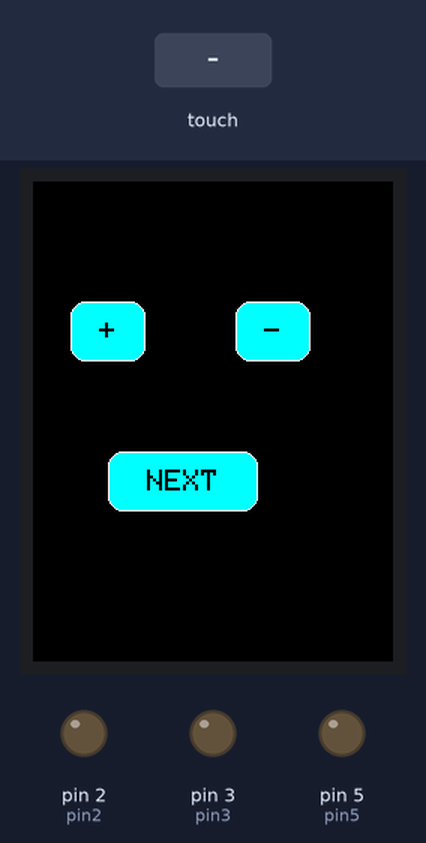
The sketch below on a simulated Arduino Uno, built with avr-gcc and run on an emulated ATmega328P. On the bench: 240×320 colour display, output pins drawn as LEDs (lit = HIGH). The test bench sets the inputs (shaded band). Pins used as bus, display or sensor lines are not drawn; what the sketch prints to the serial monitor is not drawn.

Above: at 0.25 s.
At 1.4 s:
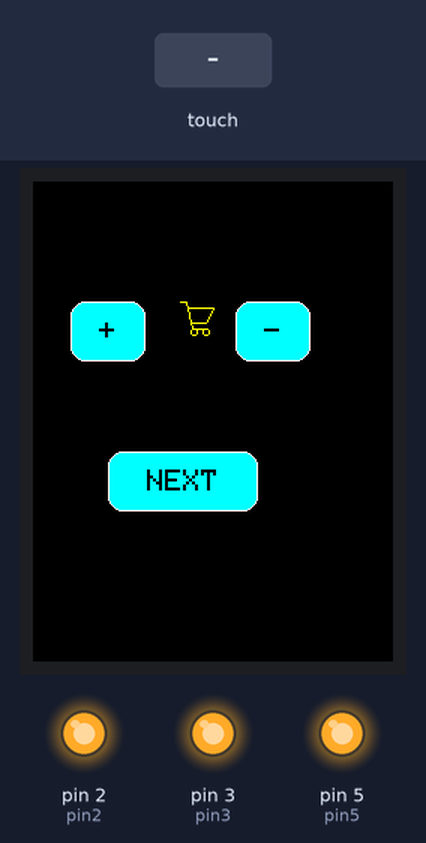
1.5 s: touch panel pressed at 13 % / 30 % of its raw x / y range
At 2.6 s:
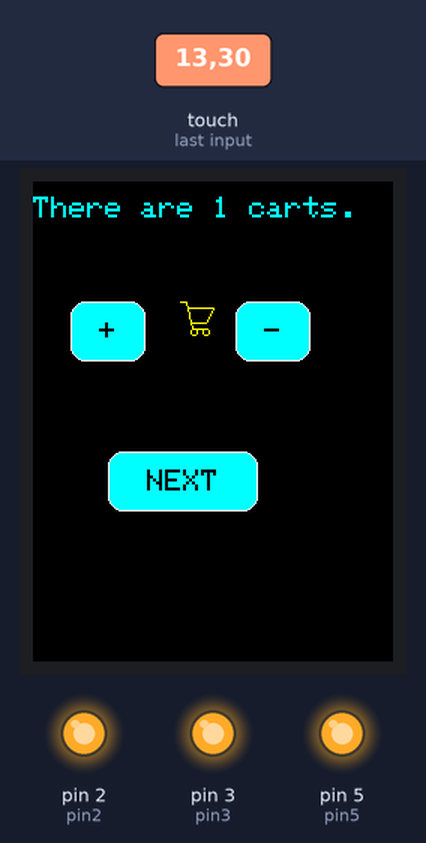
3.1 s: touch panel pressed at 62 % / 30 % of its raw x / y range
Timing chart, 0 to 6.1 s (numbered marks = the images above; inputs shaded):
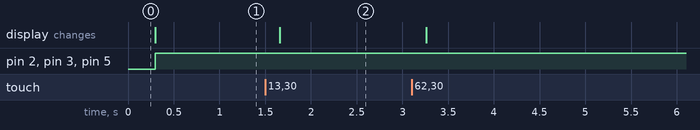

Measured:
- after the input at 1.5 s, the display: changes after 0.16 s (image 2)

The sketch:

cart_log_selection.ino
```cpp
#if 1

#include <Adafruit_GFX.h>
#include <MCUFRIEND_kbv.h>
MCUFRIEND_kbv tft;
#include <TouchScreen.h>
#define MINPRESSURE 200
#define MAXPRESSURE 1000

//MARK: SCREEN CALIBRATION
//----------------------------------
// ALL Touch panels and wiring is DIFFERENT
// copy-paste results from TouchScreen_Calibr_native.ino
const int XP = 8, XM = A2, YP = A3, YM = 9; //240x320 ID=0x9341
const int TS_LEFT = 120, TS_RT = 933, TS_TOP = 66, TS_BOT = 885;
const int tx1 = 1, tx2 = 2, tx3 = 3;

TouchScreen ts = TouchScreen(XP, YP, XM, YM, 300);

//MARK: DECLARE VARIABLES
const int pin2 = 2, pin3 = 3, pin5 = 5;
int number_of_carts = 0; //Number of carts

Adafruit_GFX_Button cart_increase_btn, cart_decrease_btn, next_screen_btn, log1_btn, log2_btn, log3_btn;

int pixel_x, pixel_y;     //Touch_getXY() updates global vars
bool Touch_getXY(void)
{
  TSPoint p = ts.getPoint();
  pinMode(YP, OUTPUT);      //restore shared pins
  pinMode(XM, OUTPUT);
  digitalWrite(YP, HIGH);   //because TFT control pins
  digitalWrite(XM, HIGH);
  bool pressed = (p.z > MINPRESSURE && p.z < MAXPRESSURE);
  if (pressed) {
    pixel_x = map(p.x, TS_LEFT, TS_RT, 0, tft.width()); //.kbv makes sense to me
    pixel_y = map(p.y, TS_TOP, TS_BOT, 0, tft.height());
  }
  return pressed;
}

#define BLACK   0x0000
#define BLUE    0x001F
#define RED     0xF800
#define GREEN   0x07E0
#define CYAN    0x07FF
#define MAGENTA 0xF81F
#define YELLOW  0xFFE0
#define WHITE   0xFFFF

void setup(void)
{
  //LCD SETUP
  Serial.begin(9600);
  uint16_t ID = tft.readID();
  Serial.print("Show BMP files on TFT with ID:0x");
  Serial.println(ID, HEX);
  if (ID == 0x0D3D3) ID = 0x9481;
  tft.begin(ID);

  //    SETUP PINS
  pinMode(pin2, OUTPUT);
  pinMode(pin3, OUTPUT);
  pinMode(pin5, OUTPUT);


  //MARK: SETUP CART IMAGE
  tft.fillScreen(BLACK);

  //  MARK: SCREEN ONE SETUP
  //    uint16_t ID = tft.readID();
  Serial.print("TFT ID = 0x");
  Serial.println(ID, HEX);
  Serial.println("Calibrate for your Touch Panel");
  cart_increase_btn.initButton(&tft, 50, 100, 50, 40, WHITE, CYAN, BLACK, "+", 2);
  cart_decrease_btn.initButton(&tft, 160, 100, 50, 40, WHITE, CYAN, BLACK, "-", 2);
  next_screen_btn.initButton(&tft, 100, 200, 100, 40, WHITE, CYAN, BLACK, "NEXT", 2);
  next_screen_btn.drawButton(false);
  cart_increase_btn.drawButton(false);
  cart_decrease_btn.drawButton(false);

  delay(50);
}

void loop(void)
{
  digitalWrite(pin2, HIGH);
  digitalWrite(pin3, HIGH);
  digitalWrite(pin5, HIGH);

  //  MARK: SCREEN ONE ACTIONS
  bool first_screen_touch = Touch_getXY();
  next_screen_btn.press(first_screen_touch && next_screen_btn.contains(pixel_x, pixel_y));
  cart_increase_btn.press(first_screen_touch && cart_increase_btn.contains(pixel_x, pixel_y));
  cart_decrease_btn.press(first_screen_touch && cart_decrease_btn.contains(pixel_x, pixel_y));

  //DRAW SHOPPING CART
  tft.drawLine(98, 80, 102, 80, YELLOW);
  tft.drawLine(102, 80, 106, 98, YELLOW);
  tft.drawLine(103, 84, 120, 84, YELLOW);
  tft.drawLine(105, 94, 115, 94, YELLOW);
  tft.drawLine(120, 84, 115, 94, YELLOW);
  tft.drawLine(106, 98, 115, 98, YELLOW);
  tft.drawCircle(107, 100, 2, YELLOW);
  tft.drawCircle(115, 100, 2, YELLOW);


  if (cart_increase_btn.justReleased()) {
    number_of_carts++;


    tft.setTextColor(BLACK, CYAN);
    tft.setTextColor(CYAN, BLACK);
    tft.setTextSize(2);
    tft.setCursor(0, 10);
    tft.println("There are " +  String(number_of_carts)  + " carts.");
  }
  if (cart_decrease_btn.justReleased()) {
    number_of_carts--;
    tft.setTextColor(BLACK, CYAN);

    tft.setTextColor(CYAN, BLACK);
    tft.setTextSize(2);
    tft.setCursor(0, 10);
    tft.println("There are " +  String(number_of_carts)  + " carts.");
  }


  if (next_screen_btn.justReleased())
  {
    tft.fillScreen(BLACK);
    log1_btn.initButton(&tft,  100, 200, 100, 40, WHITE, CYAN, BLACK, "LOG1", 2);
    log2_btn.initButton(&tft, 100, 240, 100, 40, WHITE, CYAN, BLACK, "LOG2", 2);
    log3_btn.initButton(&tft, 100, 280, 100, 40, WHITE, CYAN, BLACK, "LOG3", 2);
    log1_btn.drawButton(false);
    log2_btn.drawButton(false);
    log3_btn.drawButton(false);
//    tft.fillRect(40, 80, 160, 80, RED);
    tft.setTextColor(CYAN);
    tft.setTextSize(2);
    tft.setCursor(0, 10);
    tft.println("Hello, there are " +  String(number_of_carts)  + " carts. Select disinfectant level");
  }
  if (next_screen_btn.justPressed()) {
    Serial.println("PRESSED");
  }


  // MARK: SCREEN TWO ACTIONS
  bool down = Touch_getXY();
  log1_btn.press(down && log1_btn.contains(pixel_x, pixel_y));
  log2_btn.press(down && log2_btn.contains(pixel_x, pixel_y));
  log3_btn.press(down && log3_btn.contains(pixel_x, pixel_y));
  if (log1_btn.justReleased()) {
    log1_btn.drawButton();
  }
  else if (log2_btn.justReleased()) {
    log2_btn.drawButton();

    //      Convert concatenated string to char array
    String sendS = String(tx1) + "," + String(tx2)  + ",";
    int inputLen = sizeof(sendS);
    char copy[inputLen];
    sendS.toCharArray(copy, inputLen);
  }
  else if (log3_btn.justReleased()) {
    log3_btn.drawButton();
  }

  //    MARK: Number of chars. Convert int to string to char array then take char [0]
  char b[2];
  String str;
  str = String(number_of_carts);
  str.toCharArray(b, 2);

  if (log1_btn.justPressed()) {
    Serial.write('<');
    Serial.write('a');
    Serial.write(b[0]);
    Serial.write('>');

    log1_btn.drawButton(true);
//    tft.fillRect(40, 80, 160, 80, GREEN);
    delay(5000);
  }
  else if (log2_btn.justPressed()) {
    Serial.write('<');
    Serial.write('b');
    Serial.write(b[0]);
    Serial.write('>');

    log2_btn.drawButton(true);
//    tft.fillRect(40, 80, 160, 80, RED);
    delay(5000);
  }
  else if (log3_btn.justPressed()) {
    Serial.write('<');
    Serial.write('c');
    Serial.write(b[0]);
    Serial.write('>');

    log3_btn.drawButton(true);
//    tft.fillRect(40, 80, 160, 80, CYAN);
    delay(5000);
  }
}
#endif
```
